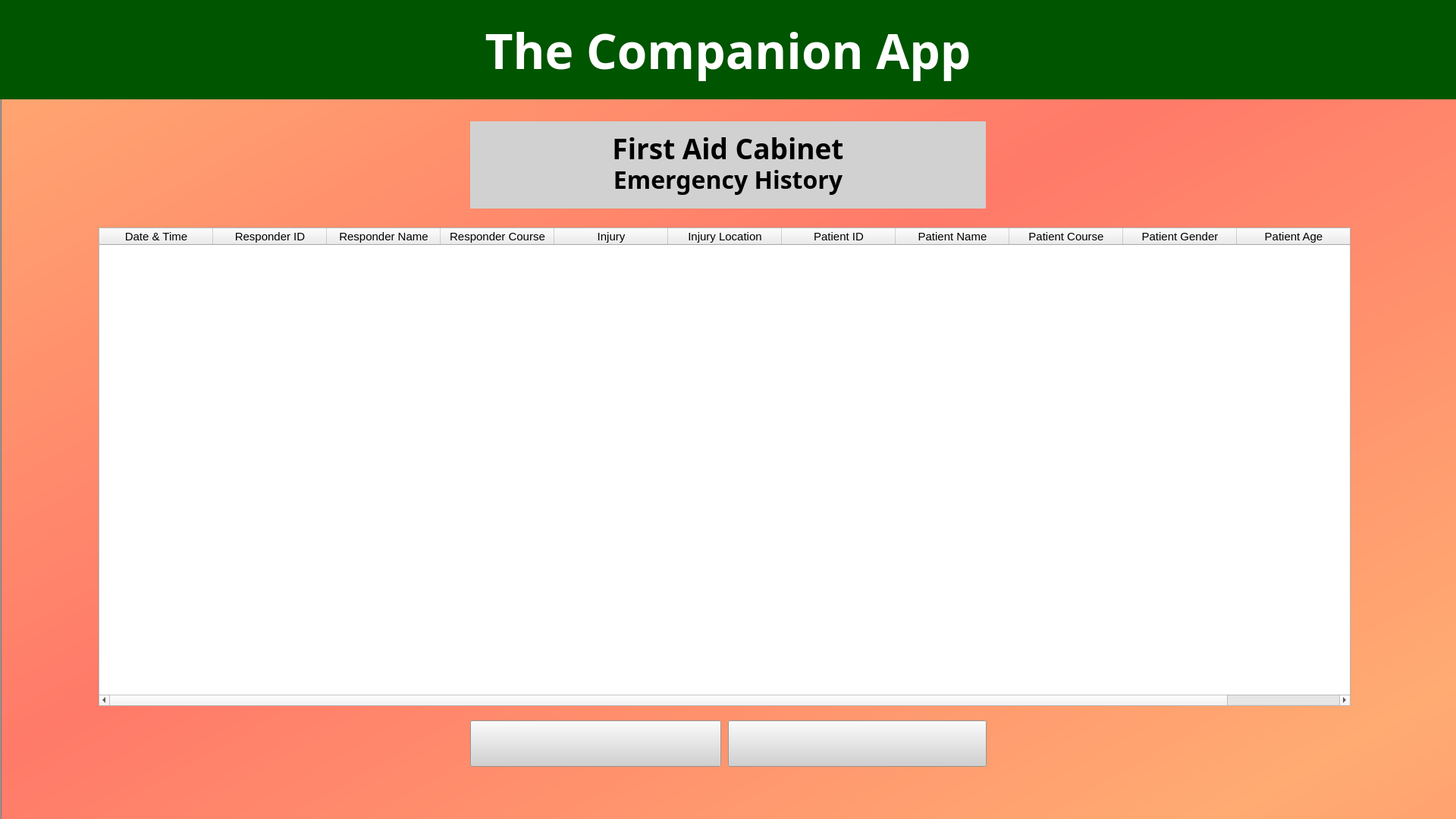
<?xml version="1.0" encoding="UTF-8"?>
<ui version="4.0">
 <class>MainWindow</class>
 <widget class="QMainWindow" name="MainWindow">
  <property name="windowModality">
   <enum>Qt::WindowModal</enum>
  </property>
  <property name="geometry">
   <rect>
    <x>0</x>
    <y>0</y>
    <width>1920</width>
    <height>1080</height>
   </rect>
  </property>
  <property name="windowTitle">
   <string>First Aid Cabinet</string>
  </property>
  <widget class="QWidget" name="centralwidget">
   <property name="minimumSize">
    <size>
     <width>1920</width>
     <height>1080</height>
    </size>
   </property>
   <widget class="QLabel" name="Background">
    <property name="geometry">
     <rect>
      <x>0</x>
      <y>0</y>
      <width>1981</width>
      <height>1083</height>
     </rect>
    </property>
    <property name="sizePolicy">
     <sizepolicy hsizetype="Expanding" vsizetype="Expanding">
      <horstretch>0</horstretch>
      <verstretch>0</verstretch>
     </sizepolicy>
    </property>
    <property name="mouseTracking">
     <bool>true</bool>
    </property>
    <property name="focusPolicy">
     <enum>Qt::NoFocus</enum>
    </property>
    <property name="styleSheet">
     <string notr="true">background-color: qlineargradient(spread:reflect, x1:0, y1:0, x2:0.46, y2:0.4375, stop:0 rgba(255, 171, 114, 255), stop:1 rgba(255, 122, 105, 255));</string>
    </property>
    <property name="frameShape">
     <enum>QFrame::WinPanel</enum>
    </property>
    <property name="frameShadow">
     <enum>QFrame::Sunken</enum>
    </property>
    <property name="text">
     <string/>
    </property>
    <property name="pixmap">
     <pixmap>abstract-white-graphic-design-presentation-background-web-template_156943-914.png</pixmap>
    </property>
    <property name="scaledContents">
     <bool>true</bool>
    </property>
   </widget>
   <widget class="QLabel" name="topbanner">
    <property name="geometry">
     <rect>
      <x>0</x>
      <y>0</y>
      <width>1920</width>
      <height>131</height>
     </rect>
    </property>
    <property name="minimumSize">
     <size>
      <width>680</width>
      <height>0</height>
     </size>
    </property>
    <property name="maximumSize">
     <size>
      <width>1920</width>
      <height>1080</height>
     </size>
    </property>
    <property name="font">
     <font>
      <family>Bahnschrift SemiBold</family>
      <pointsize>48</pointsize>
      <weight>75</weight>
      <bold>true</bold>
     </font>
    </property>
    <property name="styleSheet">
     <string notr="true">
background-color: rgb(0, 85, 0);
color: rgb(255, 255, 255);
</string>
    </property>
    <property name="frameShape">
     <enum>QFrame::NoFrame</enum>
    </property>
    <property name="frameShadow">
     <enum>QFrame::Plain</enum>
    </property>
    <property name="text">
     <string>The Companion App</string>
    </property>
    <property name="alignment">
     <set>Qt::AlignCenter</set>
    </property>
   </widget>
   <widget class="QLabel" name="AccessHistory">
    <property name="geometry">
     <rect>
      <x>620</x>
      <y>214</y>
      <width>680</width>
      <height>61</height>
     </rect>
    </property>
    <property name="maximumSize">
     <size>
      <width>680</width>
      <height>1080</height>
     </size>
    </property>
    <property name="font">
     <font>
      <family>Bahnschrift SemiBold</family>
      <pointsize>24</pointsize>
      <weight>75</weight>
      <bold>true</bold>
     </font>
    </property>
    <property name="styleSheet">
     <string notr="true">background-color: rgb(209, 209, 209);</string>
    </property>
    <property name="text">
     <string>Emergency History</string>
    </property>
    <property name="alignment">
     <set>Qt::AlignHCenter|Qt::AlignTop</set>
    </property>
   </widget>
   <widget class="QLabel" name="TheCompanionApp">
    <property name="geometry">
     <rect>
      <x>620</x>
      <y>160</y>
      <width>680</width>
      <height>61</height>
     </rect>
    </property>
    <property name="maximumSize">
     <size>
      <width>1920</width>
      <height>1080</height>
     </size>
    </property>
    <property name="font">
     <font>
      <family>Bahnschrift SemiBold</family>
      <pointsize>28</pointsize>
      <weight>75</weight>
      <bold>true</bold>
     </font>
    </property>
    <property name="styleSheet">
     <string notr="true">background-color: rgb(209, 209, 209);
</string>
    </property>
    <property name="text">
     <string>First Aid Cabinet</string>
    </property>
    <property name="alignment">
     <set>Qt::AlignBottom|Qt::AlignHCenter</set>
    </property>
   </widget>
   <widget class="QLabel" name="TUPLOGO">
    <property name="geometry">
     <rect>
      <x>630</x>
      <y>170</y>
      <width>91</width>
      <height>91</height>
     </rect>
    </property>
    <property name="sizePolicy">
     <sizepolicy hsizetype="Expanding" vsizetype="Expanding">
      <horstretch>0</horstretch>
      <verstretch>0</verstretch>
     </sizepolicy>
    </property>
    <property name="maximumSize">
     <size>
      <width>115</width>
      <height>115</height>
     </size>
    </property>
    <property name="styleSheet">
     <string notr="true"/>
    </property>
    <property name="frameShape">
     <enum>QFrame::NoFrame</enum>
    </property>
    <property name="frameShadow">
     <enum>QFrame::Sunken</enum>
    </property>
    <property name="text">
     <string/>
    </property>
    <property name="pixmap">
     <pixmap>306923334_441149988133144_8535244359366534707_n.png</pixmap>
    </property>
    <property name="scaledContents">
     <bool>true</bool>
    </property>
   </widget>
   <widget class="QLabel" name="GreenCross">
    <property name="geometry">
     <rect>
      <x>1200</x>
      <y>170</y>
      <width>91</width>
      <height>91</height>
     </rect>
    </property>
    <property name="sizePolicy">
     <sizepolicy hsizetype="Expanding" vsizetype="Expanding">
      <horstretch>0</horstretch>
      <verstretch>0</verstretch>
     </sizepolicy>
    </property>
    <property name="maximumSize">
     <size>
      <width>115</width>
      <height>115</height>
     </size>
    </property>
    <property name="styleSheet">
     <string notr="true"/>
    </property>
    <property name="frameShape">
     <enum>QFrame::NoFrame</enum>
    </property>
    <property name="frameShadow">
     <enum>QFrame::Sunken</enum>
    </property>
    <property name="text">
     <string/>
    </property>
    <property name="pixmap">
     <pixmap>green_cross.png</pixmap>
    </property>
    <property name="scaledContents">
     <bool>true</bool>
    </property>
   </widget>
   <widget class="QPushButton" name="refreshButton">
    <property name="geometry">
     <rect>
      <x>960</x>
      <y>950</y>
      <width>341</width>
      <height>61</height>
     </rect>
    </property>
    <property name="minimumSize">
     <size>
      <width>0</width>
      <height>45</height>
     </size>
    </property>
    <property name="font">
     <font>
      <family>Bahnschrift SemiBold</family>
      <pointsize>14</pointsize>
      <weight>75</weight>
      <bold>true</bold>
     </font>
    </property>
    <property name="toolTip">
     <string>&lt;html&gt;&lt;head/&gt;&lt;body&gt;&lt;p&gt;Refreshes the displayed information&lt;/p&gt;&lt;/body&gt;&lt;/html&gt;</string>
    </property>
    <property name="styleSheet">
     <string notr="true">image: url(:/refresh/refresh.png);
background-image: url(:/refresh/refresh.png);
background-color: rgb(209, 209, 209);</string>
    </property>
    <property name="text">
     <string/>
    </property>
   </widget>
   <widget class="QPushButton" name="exportButton">
    <property name="geometry">
     <rect>
      <x>620</x>
      <y>950</y>
      <width>331</width>
      <height>61</height>
     </rect>
    </property>
    <property name="sizePolicy">
     <sizepolicy hsizetype="Expanding" vsizetype="Expanding">
      <horstretch>8</horstretch>
      <verstretch>0</verstretch>
     </sizepolicy>
    </property>
    <property name="minimumSize">
     <size>
      <width>0</width>
      <height>45</height>
     </size>
    </property>
    <property name="font">
     <font>
      <family>Bahnschrift SemiBold</family>
      <pointsize>14</pointsize>
      <weight>75</weight>
      <bold>true</bold>
     </font>
    </property>
    <property name="toolTip">
     <string>&lt;html&gt;&lt;head/&gt;&lt;body&gt;&lt;p&gt;Exports CSV file of stored data&lt;/p&gt;&lt;/body&gt;&lt;/html&gt;</string>
    </property>
    <property name="styleSheet">
     <string notr="true">image: url(:/export/export.png);
background-image: url(:/export/export.png);
background-color: rgb(209, 209, 209);</string>
    </property>
    <property name="text">
     <string/>
    </property>
   </widget>
   <widget class="QTableWidget" name="tableWidget">
    <property name="geometry">
     <rect>
      <x>130</x>
      <y>300</y>
      <width>1651</width>
      <height>631</height>
     </rect>
    </property>
    <property name="dragDropMode">
     <enum>QAbstractItemView::DropOnly</enum>
    </property>
    <attribute name="horizontalHeaderDefaultSectionSize">
     <number>150</number>
    </attribute>
    <column>
     <property name="text">
      <string>Date &amp; Time</string>
     </property>
     <property name="font">
      <font>
       <pointsize>11</pointsize>
      </font>
     </property>
    </column>
    <column>
     <property name="text">
      <string>Responder ID</string>
     </property>
     <property name="font">
      <font>
       <pointsize>11</pointsize>
      </font>
     </property>
    </column>
    <column>
     <property name="text">
      <string>Responder Name</string>
     </property>
     <property name="font">
      <font>
       <pointsize>11</pointsize>
      </font>
     </property>
    </column>
    <column>
     <property name="text">
      <string>Responder Course</string>
     </property>
     <property name="font">
      <font>
       <pointsize>11</pointsize>
      </font>
     </property>
    </column>
    <column>
     <property name="text">
      <string>Injury</string>
     </property>
     <property name="font">
      <font>
       <pointsize>11</pointsize>
      </font>
     </property>
    </column>
    <column>
     <property name="text">
      <string>Injury Location</string>
     </property>
     <property name="font">
      <font>
       <pointsize>11</pointsize>
      </font>
     </property>
    </column>
    <column>
     <property name="text">
      <string>Patient ID</string>
     </property>
     <property name="font">
      <font>
       <pointsize>11</pointsize>
      </font>
     </property>
    </column>
    <column>
     <property name="text">
      <string>Patient Name</string>
     </property>
     <property name="font">
      <font>
       <pointsize>11</pointsize>
      </font>
     </property>
    </column>
    <column>
     <property name="text">
      <string>Patient Course</string>
     </property>
     <property name="font">
      <font>
       <pointsize>11</pointsize>
      </font>
     </property>
    </column>
    <column>
     <property name="text">
      <string>Patient Gender</string>
     </property>
     <property name="font">
      <font>
       <pointsize>11</pointsize>
      </font>
     </property>
    </column>
    <column>
     <property name="text">
      <string>Patient Age</string>
     </property>
     <property name="font">
      <font>
       <pointsize>11</pointsize>
      </font>
     </property>
    </column>
   </widget>
  </widget>
 </widget>
 <resources>
  <include location="test.qrc"/>
 </resources>
 <connections/>
</ui>
